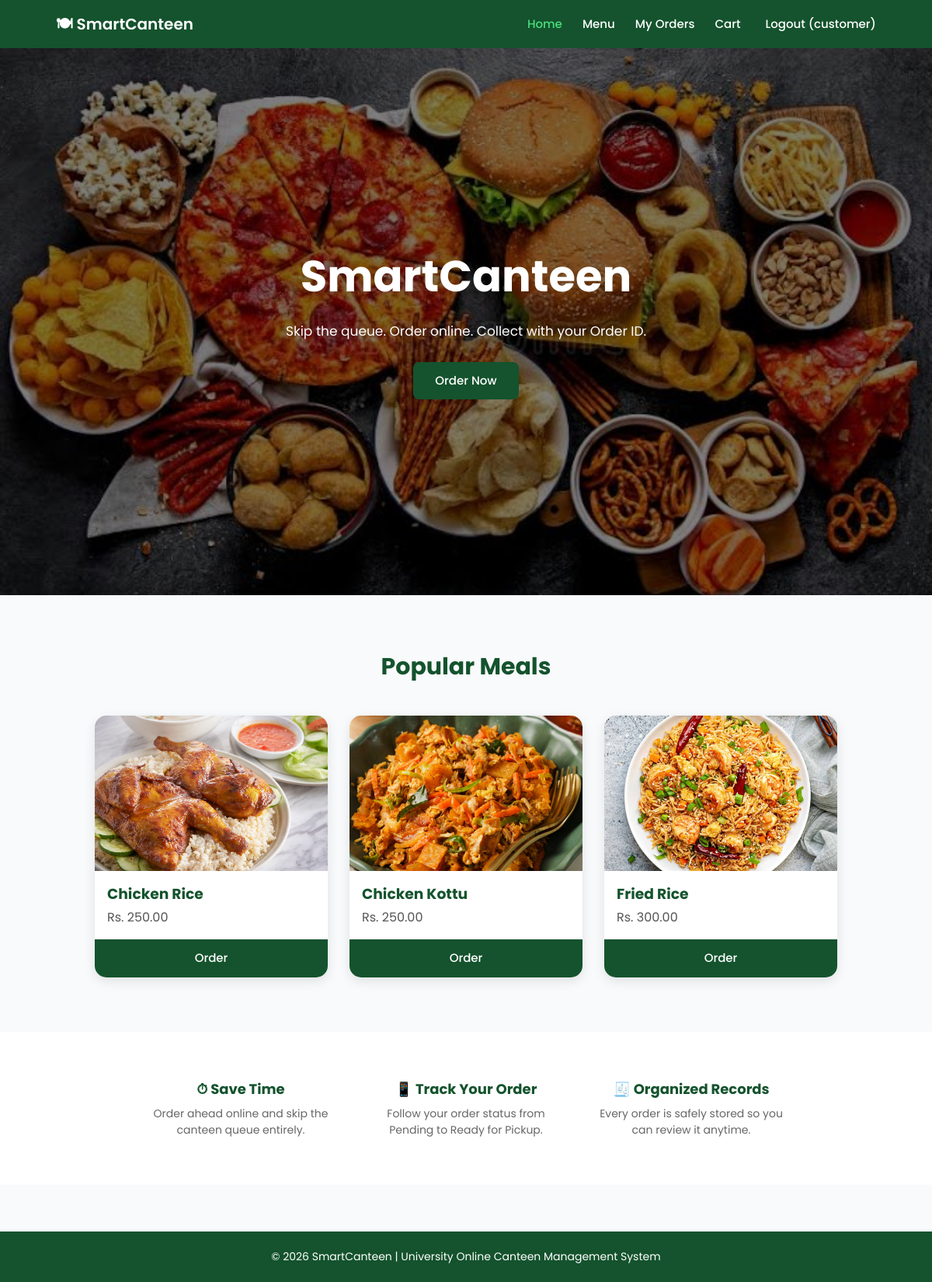
/ (signed in), run on the app's committed database.
### tables this page shows
CREATE TABLE IF NOT EXISTS food_items (
    id INT AUTO_INCREMENT PRIMARY KEY,
    name VARCHAR(100) NOT NULL,
    description VARCHAR(255) DEFAULT '',
    price DECIMAL(10,2) NOT NULL,
    category VARCHAR(50) NOT NULL DEFAULT 'Main',
    image VARCHAR(255) DEFAULT '',
    status ENUM('available', 'unavailable') NOT NULL DEFAULT 'available',
    created_at TIMESTAMP DEFAULT CURRENT_TIMESTAMP
);

### includes/auth.php (called while the page is built, shortened)
<?php
function h(?string $value): string {
    return htmlspecialchars($value ?? '', ENT_QUOTES, 'UTF-8');
}

### index.php (the view, shortened to what this page needs)
<?php
require_once 'includes/db.php';
require_once 'includes/auth.php';
$stmt = $conn->query("SELECT * FROM food_items WHERE status = 'available' ORDER BY id ASC LIMIT 3");
$popular = $stmt->fetchAll();
?>
<!DOCTYPE html>
<html lang="en">
<head>
<link rel="stylesheet" href="css/style.css">
<link rel="stylesheet" href="css/home.css">
</head>
<body>
<?php include 'includes/header.php'; ?>
<div class="bgimage">
    <div class="overlay">
        <h1>SmartCanteen</h1>
        <p>Skip the queue. Order online. Collect with your Order ID.</p>
        <a href="pages/menu.php" class="btn">Order Now</a>
    </div>
</div>
<div class="featured">
    <h2>Popular Meals</h2>
    <?php if (count($popular) === 0): ?>
        <p style="text-align:center;color:#777;">No menu items available right now — please check back soon.</p>
    <?php else: ?>
        <div class="food-container">
            <?php foreach ($popular as $item): ?>
                <div class="food-card">
                    <img src="images/<?= h($item['image']) ?: 'header.jpg' ?>" alt="<?= h($item['name']) ?>">
                    <h3><?= h($item['name']) ?></h3>
                    <p>Rs. <?= number_format($item['price'], 2) ?></p>
                    <a href="pages/menu.php" class="btn">Order</a>
                </div>
            <?php endforeach; ?>
        </div>
    <?php endif; ?>
</div>
<div class="why-us">
    <div class="item">
        <h4>⏱ Save Time</h4>
        <p>Order ahead online and skip the canteen queue entirely.</p>
    </div>
    <div class="item">
        <h4>📱 Track Your Order</h4>
        <p>Follow your order status from Pending to Ready for Pickup.</p>
    </div>
    <div class="item">
        <h4>🧾 Organized Records</h4>
        <p>Every order is safely stored so you can review it anytime.</p>
    </div>
</div>
<?php include 'includes/footer.php'; ?>
</body>
</html>

### css/style.css (style rules this page uses)
* { margin: 0; padding: 0; box-sizing: border-box; }
body { font-family: 'Poppins', sans-serif; background: #f8fafc; color: #1f2937; line-height: 1.5; }
a { color: inherit; }
img { max-width: 100%; display: block; }
.btn { display: inline-block; background: #14532D; color: white; padding: 13px 28px; border-radius: 8px; text-decoration: none; border: none; font-size: 15px; font-weight: 500; cursor: pointer; transition: background .2s ease; }

### css/home.css (style rules this page uses)
.bgimage { height: 88vh; background-image: url("../images/header.jpg"); background-size: cover; background-position: center; background-repeat: no-repeat; position: relative; }
.overlay { position: absolute; inset: 0; background: rgba(0,0,0,0.5); display: flex; flex-direction: column; justify-content: center; align-items: center; text-align: center; color: white; padding: 0 5%; }
.overlay h1 { font-size: 56px; margin-bottom: 16px; }
.overlay p { font-size: 17px; margin-bottom: 26px; max-width: 520px; }
.featured { padding: 70px 8%; }
.featured h2 { text-align: center; margin-bottom: 40px; color: #14532D; font-size: 30px; }
.food-container { display: flex; flex-wrap: wrap; justify-content: center; gap: 28px; }
.food-card { width: 300px; background: white; border-radius: 15px; overflow: hidden; box-shadow: 0 5px 15px rgba(0,0,0,.1); }
.food-card img { width: 100%; height: 200px; object-fit: cover; }
.food-card h3 { padding: 16px 16px 4px; color: #14532D; }
.food-card p { padding: 0 16px 16px; color: #555; }
.food-card .btn { width: 100%; border-radius: 0; text-align: center; }
.why-us { background: white; padding: 60px 8%; display: flex; flex-wrap: wrap; gap: 30px; justify-content: center; text-align: center; }
.why-us .item { max-width: 260px; }
.why-us .item h4 { color: #14532D; margin-bottom: 8px; font-size: 18px; }
.why-us .item p { color: #666; font-size: 14px; }

### data on the page
food_items: image (picture), name "Chicken Rice", price "250.00"
food_items: image (picture), name "Chicken Kottu", price "250.00"
food_items: image (picture), name "Fried Rice", price "300.00"

### other printed values
$_SESSION['username'] "customer"
